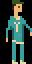

This game map was drawn from its Tiled (.tmx) file and the tilesets committed beside it. A one-line description and the full map source follow:
An orthogonal 4x8 tile map with 8x8 px tiles, 1 tile layer (Tile Layer 1).

<map version="1.0" tiledversion="1.1.5" orientation="orthogonal" renderorder="right-down" width="4" height="8" tilewidth="8" tileheight="8" infinite="0" nextobjectid="1">
 <tileset firstgid="1" source="spritesheet.tsx" />
 <layer name="Tile Layer 1" width="4" height="8">
  <data encoding="csv">
273,274,275,276,
305,306,307,308,
337,338,339,340,
369,370,371,372,
401,402,403,404,
433,434,435,436,
465,466,467,468,
497,498,499,500
</data>
 </layer>
</map>
